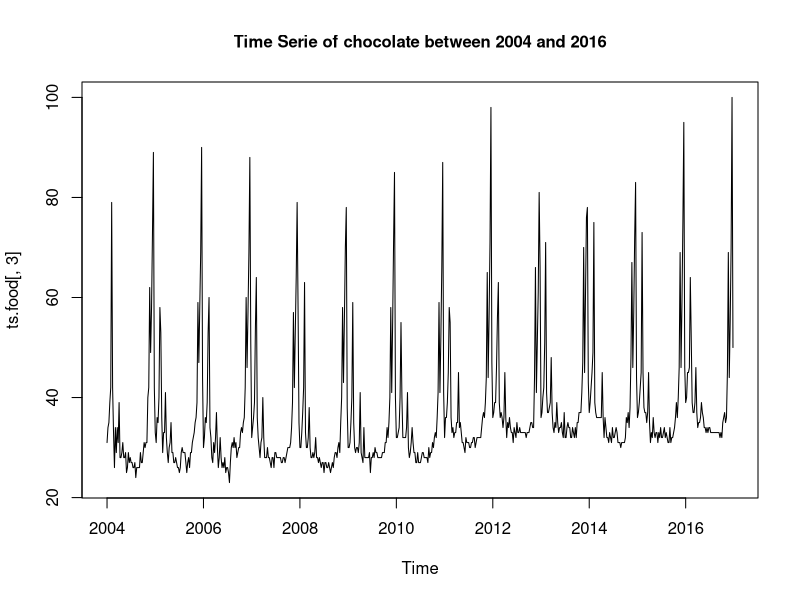
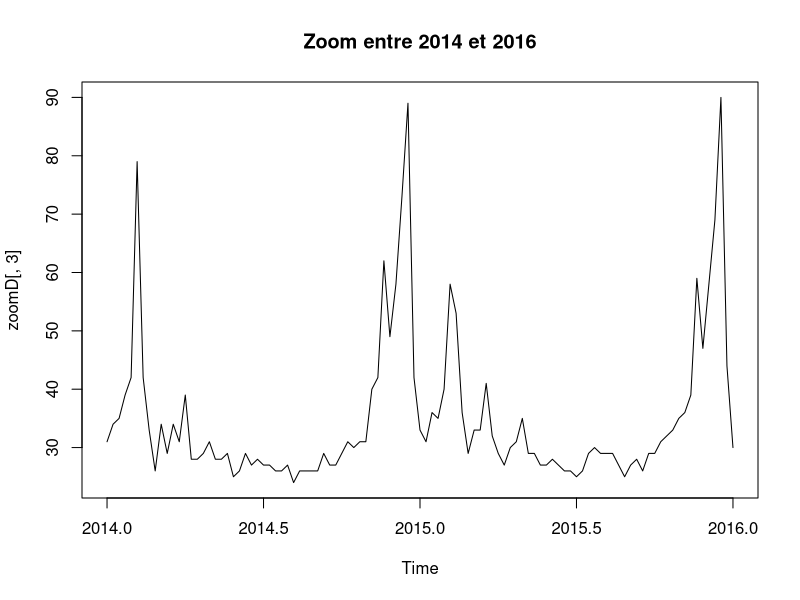
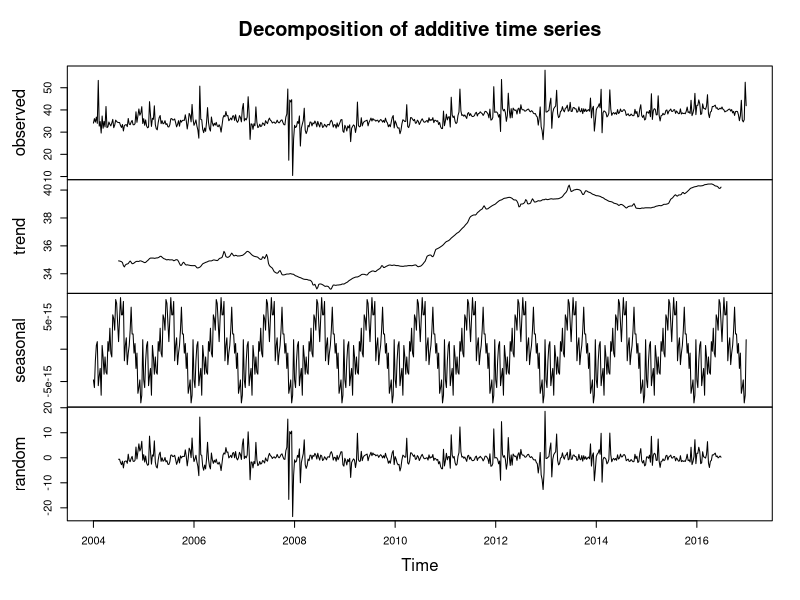
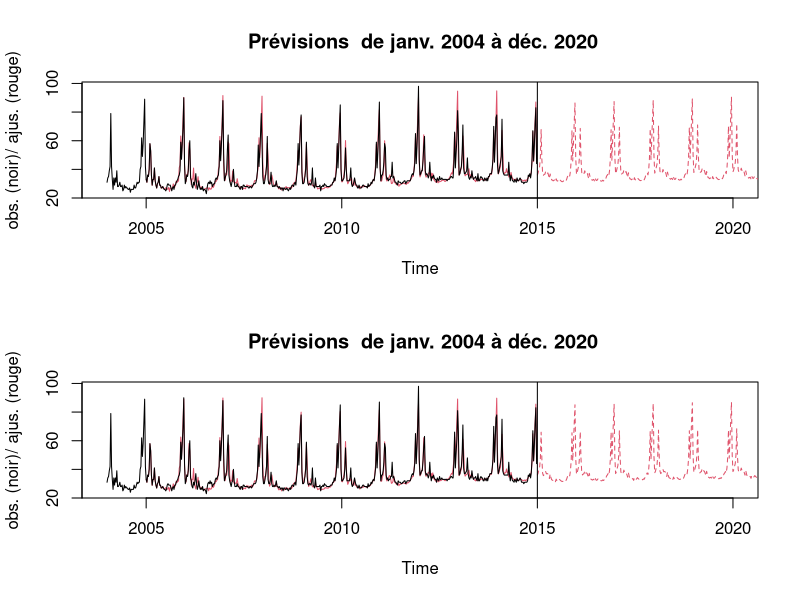

Source code (R) for these figures, in order:
## ---- chunk 1
knitr::opts_chunk$set(echo = TRUE)
## ---- chunk 2
library('forecast')
library('ggplot2')
## ---- chunk 3
df.food <- read.table("food_research.csv", sep = ',', header = TRUE)
df.food <- df.food[,-2]
df.food
## ---- chunk 4
unique(df.food['id'])
## ---- chunk 5
create_ts <- function(food, plot = TRUE, acf =FALSE, decompose =FALSE, zoom = FALSE) {
  df <- df.food[df.food$id == food,]
  ts.food <- ts(df, frequency = 52, start = c(2004,1), end = c(2016,52))
  
  if (plot == TRUE) {
    plot.ts(ts.food[,3], 
            main = paste("Time Serie of",food, "between 2004 and 2016"), cex.main = 1) 
  }
  
  if (decompose == TRUE) {
    plot(decompose(ts.food[,3]))
  }
  if (acf == TRUE) {
    acf(ts.food[,3])
  }

  if (length(zoom) == 2) {
    if (min(zoom[1],zoom[2]) >= 2004 & max(zoom[1],zoom[2]) <= 2016) {
    zoomD <- ts(df, frequency = 52,
                start = c(min(zoom[1],zoom[2]),1), 
                end = c(max(zoom[1],zoom[2]),1))
    plot.ts(zoomD[,3],
            main = paste("Zoom entre",min(zoom[1],zoom[2]),"et",max(zoom[1],zoom[2])))
    }
  }
  
  return(ts.food[,3])
}
## ---- chunk 6
X <- create_ts('chocolate', zoom = c(2014,2016))
## ---- chunk 7
d <- decompose(X)
ts_NS <- X - d$seasonal
plot(decompose(ts_NS))
## ---- chunk 8
forecast_type <- function(X, type, IC = F) {
  
  # Sets
  train_set <- head(X, length(X) - 104)
  test_set <- tail(X, 104)
  
  # Forecasting
  if (type == 'LES') {
    HW <- HoltWinters(train_set, beta=FALSE, gamma=FALSE)
    p <- predict(HW, n.ahead = length(test_set))
    RMSE <- sqrt(mean((p-test_set)^2))
  }
  else if (type == 'LED') {
    alp_opt<-(1:199)/200
    length(alp_opt)
    RMSE_LED <- rep(0,199)
    for (k in (1:199))
    {
      HW <- HoltWinters(cac_train,alpha=alp_opt[k]*(2-alp_opt[k]),beta=alp_opt[k]/(2-alp_opt[k]),gamma=FALSE)
      p <- predict(HW, n.ahead=169)
      RMSE_LED[k] <- sqrt(mean((pd-test_set)^2))
    }  
    alp <- which((RMSE_LED<=min(RMSE_LED))==TRUE)*(1/200)
    abline(v=alp,lty=2)
    HW <- HoltWinters(cac_train,alpha=alp*(2-alp),
                      beta=alp/(2-alp),gamma=FALSE)
    p <- predict(HW,n.ahead=169,prediction.interval = TRUE)
    RMSE <- sqrt(mean(p[,1]-test_set)^2)
  }
  else if (type == 'HWNS') {
    HW <- HoltWinters(train_set, gamma = F)
    p <- predict(HW, n.ahead = length(test_set))
    RMSE <- sqrt(mean((p-test_set)^2))
  }
  else if (type == 'HWSA') {
    HW <- HoltWinters(train_set, seasonal = "additive")
    p <- predict(HW, n.ahead = length(test_set))
    RMSE <- sqrt(mean((p-test_set)^2))
  }
  else if (type == 'HWSM') {
    HW <- HoltWinters(train_set, seasonal = "multiplicative")
    p <- predict(HW, n.ahead = length(test_set))
    RMSE <- sqrt(mean((p-test_set)^2))
  }
  # Plot
  plot(HW, main =" Prévisions  de janv. 2004 à déc. 2020", ylab = "obs. (noir)/ ajus. (rouge)", xlim = c(2004,2020))
  p <- predict(HW, n.ahead = 50*12, prediction.interval = TRUE)
  lines(p[,1],lty=2,col=2)
  if (IC == T) {
    lines(p[,2],lty=2,col=3)
    lines(p[,3],lty=2,col=3) }
  abline(v=2015)
}
## ---- chunk 9
par(mfrow = c(2,1))
forecast_type(X, type = 'HWSM', IC = F)
forecast_type(X, type = 'HWSA', IC = F)
## ---- chunk 10
best_lissage <- function(food) {
  
  df <- df.food[df.food$id == food,]
  serie <- ts(df, frequency = 52, start = c(2004,1), end = c(2016,52))[,3]
  
  tr1<-head(serie, as.integer(length(serie)*0.8) )
  tt1<-tail(serie, as.integer(length(serie)*0.2) )


  #lissage exponentiel simple-------------------------------LES----------------------------------
  
  LES=HoltWinters(tr1,beta=FALSE,gamma=FALSE)
  ps<-predict(LES, n.ahead =as.integer(length(serie)*0.2))
  RMSE_LES=sqrt(mean( (ps-tt1)^2))
  
  
  
  #lissage exponentiel double--------------------------------LED---------------------------------
 
  alp_opt<-(1:199)/200
  RMSE_LED=rep(0,199)
  for (k in (1:199)) {
    LED=HoltWinters(tr1,alpha=alp_opt[k]*(2-alp_opt[k]),
                    beta=alp_opt[k]/(2-alp_opt[k]),gamma=FALSE)
    pd<-predict(LED, n.ahead=as.integer(length(serie)*0.2))
    RMSE_LED[k]=sqrt(mean( (pd-tt1)^2) )
  }
  
  alp = which((RMSE_LED<=min(RMSE_LED))==TRUE)*0.1  #meilleur lissage à 10^-1 près pour LED
  LED=HoltWinters(tr1, alpha=alp*(2-alp) , beta=alp/(2-alp),gamma=FALSE)
  pd<-predict(LED, n.ahead= as.integer(length(serie)*0.2))
  RMSE_LED=sqrt(mean((pd-tt1)^2))
  
  
  #lissage de HoltWinters non saisonnier------------------------HWNS------------------------------
 
  HWNS=HoltWinters(tr1,gamma=FALSE)
  pns<-predict(HWNS, n.ahead=as.integer(length(serie)*0.2))
  RMSE_HWNS=sqrt(mean((pns-tt1)^2)) 
  
  
  #lissage de HoltWinters  saisonnier additif--------------------HWSA-----------------------------
 
  HWSA=HoltWinters(tr1,seasonal = "additive")
  psa<-predict(HWSA, n.ahead=as.integer(length(serie)*0.2))
  RMSE_HWSA=sqrt(mean((psa-tt1)^2))
  
  
  #lissage de HoltWinters  saisonnier multiplicatif----------------HWSM---------------------------
 
  HWSM=HoltWinters(tr1,seasonal = "multiplicative")
  psm<-predict(HWSM, n.ahead=as.integer(length(serie)*0.2))
  RMSE_HWSM=sqrt(mean( (psm-tt1)^2 )) 
  
  
  #resultats -----------------------------------------------------------------------------------

   cbind(c("LES","LED","HWNS","HWSA","HWSM"),
   c(RMSE_LES, RMSE_LED, RMSE_HWNS,  RMSE_HWSA, RMSE_HWSM))
  

 

}
## ---- chunk 11
best_lissage("chocolate") 
